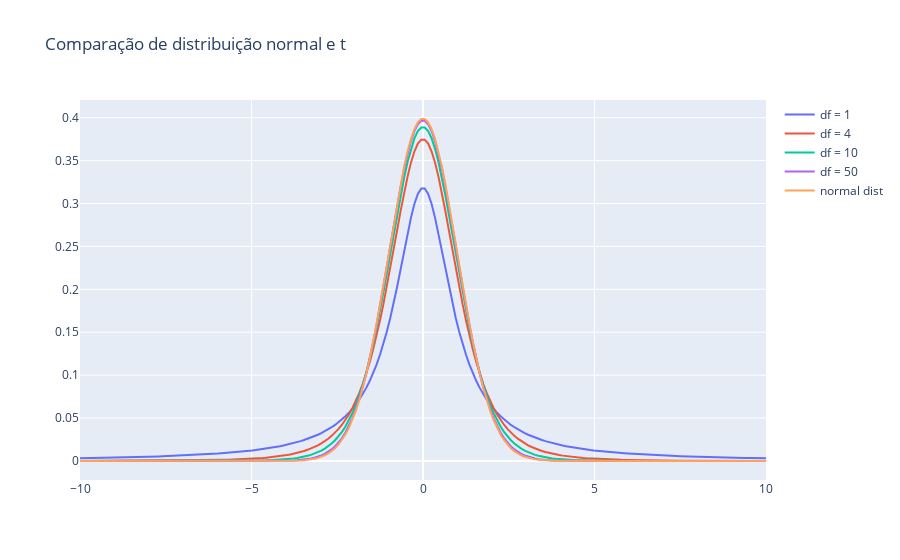

Notebook cell for this chart:
### Markdown cell above
Uma comparação entre a distribuição normal e $t$.

### Code cell
df1 = 1
df2 = 4
df3 = 10
df4 = 50

x = np.linspace(-10, 10, 200)

fig = go.Figure()
fig.add_scatter(x=x, y=t.pdf(x, df1), name=f"df = {df1}")
fig.add_scatter(x=x, y=t.pdf(x, df2), name=f"df = {df2}")
fig.add_scatter(x=x, y=t.pdf(x, df3), name=f"df = {df3}")
fig.add_scatter(x=x, y=t.pdf(x, df4), name=f"df = {df4}")
fig.add_scatter(x=x, y=norm.pdf(x), name="normal dist")
fig.update_layout(title="Comparação de distribuição normal e t")

### Figure 1 — Plotly figure (JSON) as saved in the notebook; plotly's stock layout.template omitted (floating-point values rounded to 4 significant figures; data arrays with more than 128 entries replaced by an {"elided": "..."} marker saying what was removed)
{"data": [{"name": "df = 1", "type": "scatter", "x": {"elided": "200 float values"}, "y": {"elided": "200 float values"}}, {"name": "df = 4", "type": "scatter", "x": {"elided": "200 float values"}, "y": {"elided": "200 float values"}}, {"name": "df = 10", "type": "scatter", "x": {"elided": "200 float values"}, "y": {"elided": "200 float values"}}, {"name": "df = 50", "type": "scatter", "x": {"elided": "200 float values"}, "y": {"elided": "200 float values"}}, {"name": "normal dist", "type": "scatter", "x": {"elided": "200 float values"}, "y": {"elided": "200 float values"}}], "layout": {"title": {"text": "Comparação de distribuição normal e t"}}}
